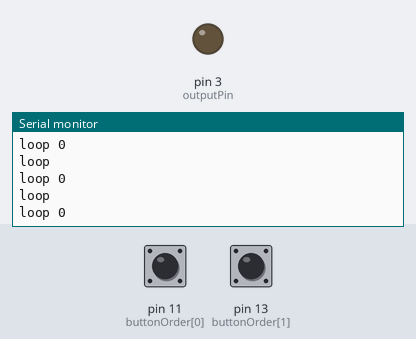
Bench run of a sketch on a simulated Arduino Uno, built with avr-gcc and run on an emulated ATmega328P. On the bench: output pins drawn as LEDs (lit = HIGH), the last lines printed to the serial monitor. The test bench sets the inputs (shaded band); at power-on: pin 11 (buttonOrder[0]) HIGH, pin 13 (buttonOrder[1]) HIGH.

Above: at 1.8 s.
1.9 s: pin 11 (buttonOrder[0]) pulled LOW for 0.6 s
At 2.31 s:
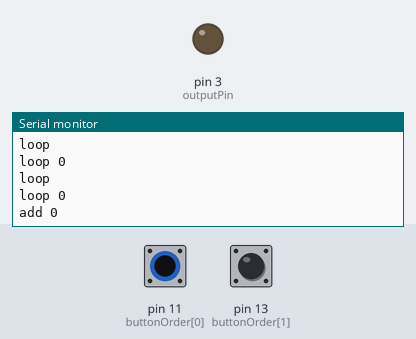
At 3.32 s:
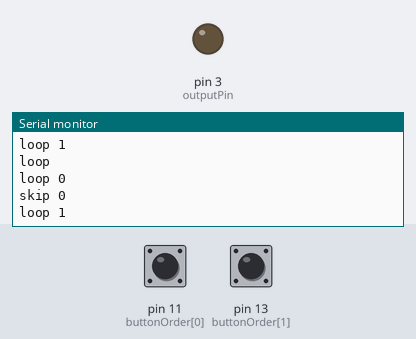

Measured:
- after the input at 1.9 s, the serial monitor: prints a new line after 0.12 s (image 1)

The sketch:

secretOrderDoorOpener.ino
```cpp
const int NUMBER_OF_PINS = 3;
const int buttonOrder[NUMBER_OF_PINS] = {11, 13, 11}; // order of the pins
boolean state[NUMBER_OF_PINS]; // remember of correct pins. If all are true -> relay will switch on.
const int outputPin = 3;
const int relayTime = 1000; // ms

void setup() {
  Serial.begin(9600);
  for ( int i = 0; i < NUMBER_OF_PINS; i++ ) {
    pinMode(buttonOrder[i], INPUT_PULLUP);
  }
  clear();
  pinMode(outputPin, OUTPUT);
  Serial.println("Setup complete");
}

// Check that not all or other pins are pushed at once.
// return true when another then the given pin us set. Parameter is here for example: otherPressed(13,LOW)
boolean otherPressed(int pin, int onLevel) {
  for ( int i = 0; i < NUMBER_OF_PINS; i++ ) {
    if (digitalRead(buttonOrder[i]) == onLevel && i != pin ) {
      return true;
    }
  }
  return false;
}

void clear() {
  for ( int i = 0; i < NUMBER_OF_PINS; i++ ) {
    state[i]=false;
  }
}

boolean buttonReleased = true; // find breaks between presses
int lastButtonPressed = -1;
long lastButtonTime = 0; // set to the new timestamp on each key down.
const long buttonTimeout = 5000; // milliseconds. After that time -> reset the state array

void loop() {

  Serial.println("loop ");

  // Sequence started so a timeout makes sense
  if (millis() - lastButtonTime > buttonTimeout && state[0]) {
    Serial.println("Timeout detected-> reset");
    clear();
    lastButtonPressed = -1;
  }

  // last codepart correctly entered -> trigger relais
  if (state[NUMBER_OF_PINS - 1]) {
    Serial.println("CODE COMPLETED");
    digitalWrite(outputPin, HIGH);
    delay(relayTime);
    digitalWrite(outputPin, LOW);
    clear();
  }

  if (!buttonReleased) { // handle button release first
    Serial.println("buttonReleased 1");
    while (digitalRead(buttonOrder[lastButtonPressed]) == LOW) {
      delay(100); // debounce
    }
    buttonReleased = true;
    lastButtonTime = millis(); // just released
    Serial.println("buttonReleased 2");
  }

  for ( int i = 0; i < NUMBER_OF_PINS; i++ ) {
    Serial.print("loop ");
    Serial.println(i);

    if (state[i]) {
      Serial.print("skip ");
      Serial.println(i);
      continue; // skip this button as it is not the next one
    }

    if (digitalRead(buttonOrder[i]) == LOW /*&& !otherPressed(i, LOW)*/) { // the right one is the only one
      Serial.print("add ");
      Serial.println(i);
      state[i] = true;
      buttonReleased = false;
      lastButtonPressed = i;
      lastButtonTime = millis();
    }
    break;

  }
  delay(500); // at least wait for that
}
```
